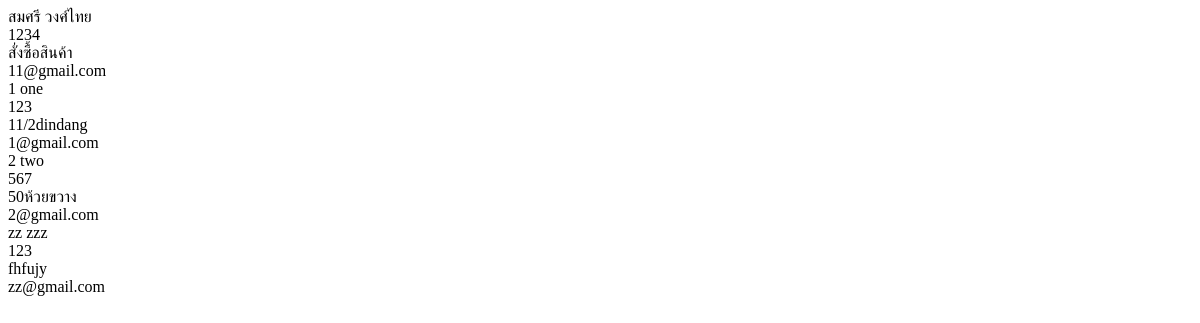
Before: /reg_select.php with the older database file.
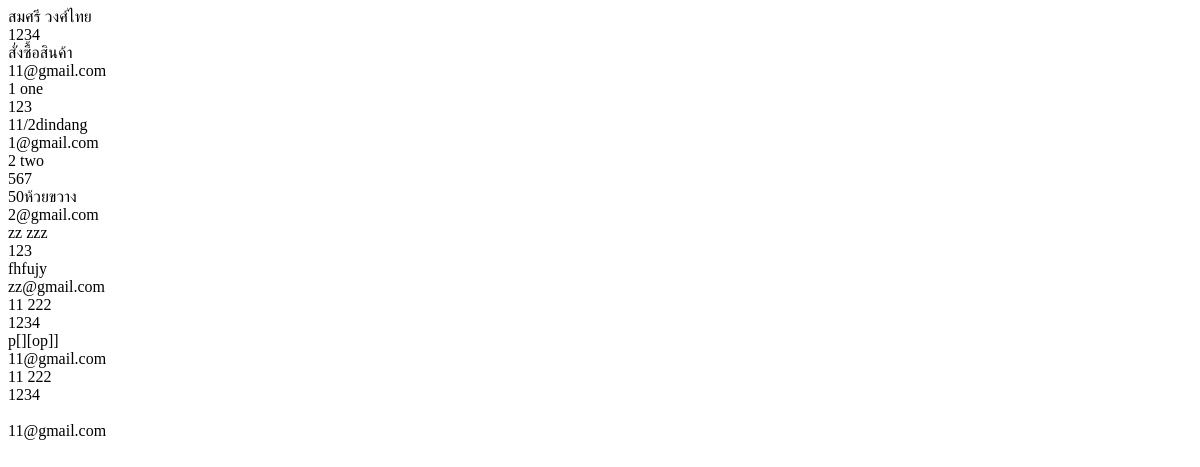
After: the same page with the newer database file.
### tables this page shows
CREATE TABLE `tbl_users` (
  `id` int(11) NOT NULL,
  `firstname` varchar(50) NOT NULL,
  `lastname` varchar(50) NOT NULL,
  `email` varchar(30) NOT NULL,
  `password` varchar(20) NOT NULL,
  `address` varchar(255) NOT NULL
);

### reg_select.php (the view, shortened to what this page needs)
<!DOCTYPE html>
<html lang="en">
<head>
</head>
<body>
<div class="container-fluid">
<?php
   include "connect.php";
   $sql = "SELECT * FROM tbl_users";
   $result = mysqli_query( $conn, $sql);
   while($row = mysqli_fetch_assoc($result)){
    echo "$row[firstname]  $row[lastname]<br/>";
    echo "$row[password] <br/>";
    echo" $row[address]<br/>";
    echo "$row[email] <br/>";
   }
?>
</div>
</body>
</html>

Changed rows visible on the page:
added tbl_users: firstname "11", lastname "222", password "1234", address "p[][op]]", email "11@gmail.com"
added tbl_users: firstname "11", lastname "222", password "1234", email "11@gmail.com"
